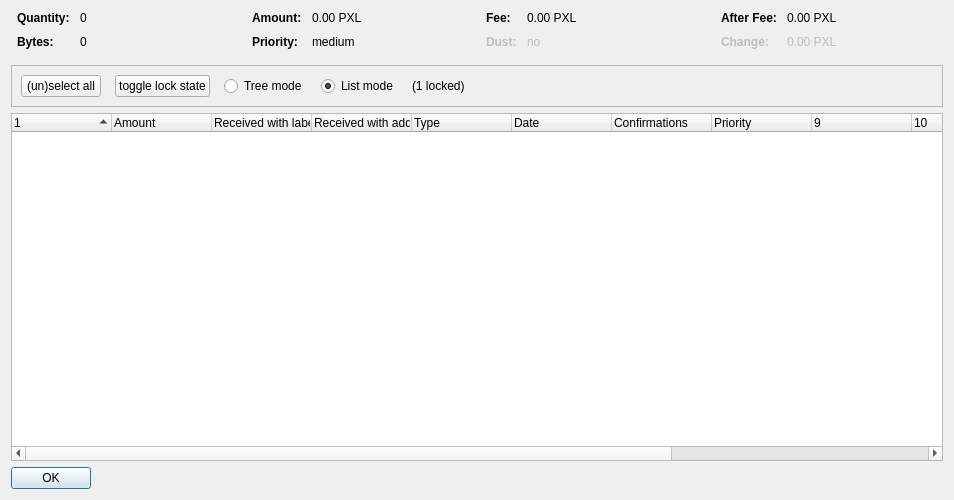
<?xml version="1.0" encoding="UTF-8"?>
<ui version="4.0">
 <class>CoinControlDialog</class>
 <widget class="QDialog" name="CoinControlDialog">
  <property name="geometry">
   <rect>
    <x>0</x>
    <y>0</y>
    <width>954</width>
    <height>500</height>
   </rect>
  </property>
  <property name="windowTitle">
   <string>Coin Selection</string>
  </property>
  <layout class="QVBoxLayout" name="verticalLayout">
   <item>
    <layout class="QHBoxLayout" name="horizontalLayoutTop" stretch="0,0,0,0">
     <property name="topMargin">
      <number>0</number>
     </property>
     <property name="bottomMargin">
      <number>10</number>
     </property>
     <item>
      <layout class="QFormLayout" name="formLayoutCoinControl1">
       <property name="horizontalSpacing">
        <number>10</number>
       </property>
       <property name="verticalSpacing">
        <number>10</number>
       </property>
       <property name="leftMargin">
        <number>6</number>
       </property>
       <property name="rightMargin">
        <number>6</number>
       </property>
       <item row="0" column="0">
        <widget class="QLabel" name="labelCoinControlQuantityText">
         <property name="font">
          <font>
           <weight>75</weight>
           <bold>true</bold>
          </font>
         </property>
         <property name="text">
          <string>Quantity:</string>
         </property>
        </widget>
       </item>
       <item row="0" column="1">
        <widget class="QLabel" name="labelCoinControlQuantity">
         <property name="cursor">
          <cursorShape>IBeamCursor</cursorShape>
         </property>
         <property name="contextMenuPolicy">
          <enum>Qt::ActionsContextMenu</enum>
         </property>
         <property name="text">
          <string notr="true">0</string>
         </property>
         <property name="textInteractionFlags">
          <set>Qt::LinksAccessibleByMouse|Qt::TextSelectableByKeyboard|Qt::TextSelectableByMouse</set>
         </property>
        </widget>
       </item>
       <item row="1" column="0">
        <widget class="QLabel" name="labelCoinControlBytesText">
         <property name="font">
          <font>
           <weight>75</weight>
           <bold>true</bold>
          </font>
         </property>
         <property name="text">
          <string>Bytes:</string>
         </property>
        </widget>
       </item>
       <item row="1" column="1">
        <widget class="QLabel" name="labelCoinControlBytes">
         <property name="cursor">
          <cursorShape>IBeamCursor</cursorShape>
         </property>
         <property name="contextMenuPolicy">
          <enum>Qt::ActionsContextMenu</enum>
         </property>
         <property name="text">
          <string notr="true">0</string>
         </property>
         <property name="textInteractionFlags">
          <set>Qt::LinksAccessibleByMouse|Qt::TextSelectableByKeyboard|Qt::TextSelectableByMouse</set>
         </property>
        </widget>
       </item>
      </layout>
     </item>
     <item>
      <layout class="QFormLayout" name="formLayoutCoinControl2">
       <property name="horizontalSpacing">
        <number>10</number>
       </property>
       <property name="verticalSpacing">
        <number>10</number>
       </property>
       <property name="leftMargin">
        <number>6</number>
       </property>
       <property name="rightMargin">
        <number>6</number>
       </property>
       <item row="0" column="0">
        <widget class="QLabel" name="labelCoinControlAmountText">
         <property name="font">
          <font>
           <weight>75</weight>
           <bold>true</bold>
          </font>
         </property>
         <property name="text">
          <string>Amount:</string>
         </property>
        </widget>
       </item>
       <item row="0" column="1">
        <widget class="QLabel" name="labelCoinControlAmount">
         <property name="cursor">
          <cursorShape>IBeamCursor</cursorShape>
         </property>
         <property name="contextMenuPolicy">
          <enum>Qt::ActionsContextMenu</enum>
         </property>
         <property name="text">
          <string notr="true">0.00 PXL</string>
         </property>
         <property name="textInteractionFlags">
          <set>Qt::LinksAccessibleByMouse|Qt::TextSelectableByKeyboard|Qt::TextSelectableByMouse</set>
         </property>
        </widget>
       </item>
       <item row="1" column="0">
        <widget class="QLabel" name="labelCoinControlPriorityText">
         <property name="font">
          <font>
           <weight>75</weight>
           <bold>true</bold>
          </font>
         </property>
         <property name="text">
          <string>Priority:</string>
         </property>
        </widget>
       </item>
       <item row="1" column="1">
        <widget class="QLabel" name="labelCoinControlPriority">
         <property name="cursor">
          <cursorShape>IBeamCursor</cursorShape>
         </property>
         <property name="contextMenuPolicy">
          <enum>Qt::ActionsContextMenu</enum>
         </property>
         <property name="text">
          <string>medium</string>
         </property>
         <property name="textInteractionFlags">
          <set>Qt::LinksAccessibleByMouse|Qt::TextSelectableByKeyboard|Qt::TextSelectableByMouse</set>
         </property>
        </widget>
       </item>
      </layout>
     </item>
     <item>
      <layout class="QFormLayout" name="formLayoutCoinControl3">
       <property name="horizontalSpacing">
        <number>10</number>
       </property>
       <property name="verticalSpacing">
        <number>10</number>
       </property>
       <property name="leftMargin">
        <number>6</number>
       </property>
       <property name="rightMargin">
        <number>6</number>
       </property>
       <item row="0" column="0">
        <widget class="QLabel" name="labelCoinControlFeeText">
         <property name="font">
          <font>
           <weight>75</weight>
           <bold>true</bold>
          </font>
         </property>
         <property name="text">
          <string>Fee:</string>
         </property>
        </widget>
       </item>
       <item row="0" column="1">
        <widget class="QLabel" name="labelCoinControlFee">
         <property name="cursor">
          <cursorShape>IBeamCursor</cursorShape>
         </property>
         <property name="contextMenuPolicy">
          <enum>Qt::ActionsContextMenu</enum>
         </property>
         <property name="text">
          <string notr="true">0.00 PXL</string>
         </property>
         <property name="textInteractionFlags">
          <set>Qt::LinksAccessibleByMouse|Qt::TextSelectableByKeyboard|Qt::TextSelectableByMouse</set>
         </property>
        </widget>
       </item>
       <item row="1" column="0">
        <widget class="QLabel" name="labelCoinControlLowOutputText">
         <property name="enabled">
          <bool>false</bool>
         </property>
         <property name="font">
          <font>
           <weight>75</weight>
           <bold>true</bold>
          </font>
         </property>
         <property name="text">
          <string>Dust:</string>
         </property>
        </widget>
       </item>
       <item row="1" column="1">
        <widget class="QLabel" name="labelCoinControlLowOutput">
         <property name="enabled">
          <bool>false</bool>
         </property>
         <property name="cursor">
          <cursorShape>IBeamCursor</cursorShape>
         </property>
         <property name="contextMenuPolicy">
          <enum>Qt::ActionsContextMenu</enum>
         </property>
         <property name="text">
          <string>no</string>
         </property>
         <property name="textInteractionFlags">
          <set>Qt::LinksAccessibleByMouse|Qt::TextSelectableByKeyboard|Qt::TextSelectableByMouse</set>
         </property>
        </widget>
       </item>
      </layout>
     </item>
     <item>
      <layout class="QFormLayout" name="formLayoutCoinControl4">
       <property name="horizontalSpacing">
        <number>10</number>
       </property>
       <property name="verticalSpacing">
        <number>10</number>
       </property>
       <property name="leftMargin">
        <number>6</number>
       </property>
       <property name="rightMargin">
        <number>6</number>
       </property>
       <item row="0" column="0">
        <widget class="QLabel" name="labelCoinControlAfterFeeText">
         <property name="font">
          <font>
           <weight>75</weight>
           <bold>true</bold>
          </font>
         </property>
         <property name="text">
          <string>After Fee:</string>
         </property>
        </widget>
       </item>
       <item row="0" column="1">
        <widget class="QLabel" name="labelCoinControlAfterFee">
         <property name="cursor">
          <cursorShape>IBeamCursor</cursorShape>
         </property>
         <property name="contextMenuPolicy">
          <enum>Qt::ActionsContextMenu</enum>
         </property>
         <property name="text">
          <string notr="true">0.00 PXL</string>
         </property>
         <property name="textInteractionFlags">
          <set>Qt::LinksAccessibleByMouse|Qt::TextSelectableByKeyboard|Qt::TextSelectableByMouse</set>
         </property>
        </widget>
       </item>
       <item row="1" column="0">
        <widget class="QLabel" name="labelCoinControlChangeText">
         <property name="enabled">
          <bool>false</bool>
         </property>
         <property name="font">
          <font>
           <weight>75</weight>
           <bold>true</bold>
          </font>
         </property>
         <property name="text">
          <string>Change:</string>
         </property>
        </widget>
       </item>
       <item row="1" column="1">
        <widget class="QLabel" name="labelCoinControlChange">
         <property name="enabled">
          <bool>false</bool>
         </property>
         <property name="cursor">
          <cursorShape>IBeamCursor</cursorShape>
         </property>
         <property name="contextMenuPolicy">
          <enum>Qt::ActionsContextMenu</enum>
         </property>
         <property name="text">
          <string notr="true">0.00 PXL</string>
         </property>
         <property name="textInteractionFlags">
          <set>Qt::LinksAccessibleByMouse|Qt::TextSelectableByKeyboard|Qt::TextSelectableByMouse</set>
         </property>
        </widget>
       </item>
      </layout>
     </item>
    </layout>
   </item>
   <item>
    <widget class="QFrame" name="frame">
     <property name="minimumSize">
      <size>
       <width>0</width>
       <height>40</height>
      </size>
     </property>
     <property name="frameShape">
      <enum>QFrame::StyledPanel</enum>
     </property>
     <property name="frameShadow">
      <enum>QFrame::Sunken</enum>
     </property>
     <layout class="QHBoxLayout" name="horizontalLayout">
      <item>
       <layout class="QHBoxLayout" name="horizontalLayoutPanel" stretch="0,0,0,0,0,0">
        <property name="spacing">
         <number>14</number>
        </property>
        <item>
         <widget class="QPushButton" name="pushButtonSelectAll">
          <property name="sizePolicy">
           <sizepolicy hsizetype="Maximum" vsizetype="Fixed">
            <horstretch>0</horstretch>
            <verstretch>0</verstretch>
           </sizepolicy>
          </property>
          <property name="text">
           <string>(un)select all</string>
          </property>
          <property name="autoDefault">
           <bool>false</bool>
          </property>
         </widget>
        </item>
        <item>
         <widget class="QPushButton" name="pushButtonToggleLock">
          <property name="sizePolicy">
           <sizepolicy hsizetype="Maximum" vsizetype="Fixed">
            <horstretch>0</horstretch>
            <verstretch>0</verstretch>
           </sizepolicy>
          </property>
          <property name="text">
           <string>toggle lock state</string>
          </property>
          <property name="autoDefault">
           <bool>false</bool>
          </property>
         </widget>
        </item>
        <item>
         <widget class="QRadioButton" name="radioTreeMode">
          <property name="sizePolicy">
           <sizepolicy hsizetype="Maximum" vsizetype="Fixed">
            <horstretch>0</horstretch>
            <verstretch>0</verstretch>
           </sizepolicy>
          </property>
          <property name="text">
           <string>Tree mode</string>
          </property>
         </widget>
        </item>
        <item>
         <widget class="QRadioButton" name="radioListMode">
          <property name="sizePolicy">
           <sizepolicy hsizetype="Maximum" vsizetype="Fixed">
            <horstretch>0</horstretch>
            <verstretch>0</verstretch>
           </sizepolicy>
          </property>
          <property name="text">
           <string>List mode</string>
          </property>
          <property name="checked">
           <bool>true</bool>
          </property>
         </widget>
        </item>
        <item>
         <widget class="QLabel" name="labelLocked">
          <property name="text">
           <string>(1 locked)</string>
          </property>
         </widget>
        </item>
        <item>
         <spacer name="horizontalSpacer">
          <property name="orientation">
           <enum>Qt::Horizontal</enum>
          </property>
          <property name="sizeHint" stdset="0">
           <size>
            <width>40</width>
            <height>20</height>
           </size>
          </property>
         </spacer>
        </item>
       </layout>
      </item>
     </layout>
    </widget>
   </item>
   <item>
    <widget class="CoinControlTreeWidget" name="treeWidget">
     <property name="contextMenuPolicy">
      <enum>Qt::CustomContextMenu</enum>
     </property>
     <property name="sortingEnabled">
      <bool>false</bool>
     </property>
     <property name="columnCount">
      <number>13</number>
     </property>
     <attribute name="headerShowSortIndicator" stdset="0">
      <bool>true</bool>
     </attribute>
     <attribute name="headerStretchLastSection">
      <bool>false</bool>
     </attribute>
     <column>
      <property name="text">
       <string/>
      </property>
     </column>
     <column>
      <property name="text">
       <string>Amount</string>
      </property>
     </column>
     <column>
      <property name="text">
       <string>Received with label</string>
      </property>
     </column>
     <column>
      <property name="text">
       <string>Received with address</string>
      </property>
     </column>
     <column>
      <property name="text">
       <string>Type</string>
      </property>
     </column>
     <column>
      <property name="text">
       <string>Date</string>
      </property>
     </column>
     <column>
      <property name="text">
       <string>Confirmations</string>
      </property>
      <property name="toolTip">
       <string>Confirmed</string>
      </property>
     </column>
     <column>
      <property name="text">
       <string>Priority</string>
      </property>
     </column>
     <column>
      <property name="text">
       <string/>
      </property>
     </column>
     <column>
      <property name="text">
       <string/>
      </property>
     </column>
     <column>
      <property name="text">
       <string/>
      </property>
     </column>
     <column>
      <property name="text">
       <string/>
      </property>
     </column>
     <column>
      <property name="text">
       <string/>
      </property>
     </column>
    </widget>
   </item>
   <item>
    <widget class="QDialogButtonBox" name="buttonBox">
     <property name="sizePolicy">
      <sizepolicy hsizetype="Maximum" vsizetype="Fixed">
       <horstretch>0</horstretch>
       <verstretch>0</verstretch>
      </sizepolicy>
     </property>
     <property name="orientation">
      <enum>Qt::Horizontal</enum>
     </property>
     <property name="standardButtons">
      <set>QDialogButtonBox::Ok</set>
     </property>
    </widget>
   </item>
  </layout>
 </widget>
 <customwidgets>
  <customwidget>
   <class>CoinControlTreeWidget</class>
   <extends>QTreeWidget</extends>
   <header>coincontroltreewidget.h</header>
  </customwidget>
 </customwidgets>
 <resources/>
 <connections/>
</ui>
